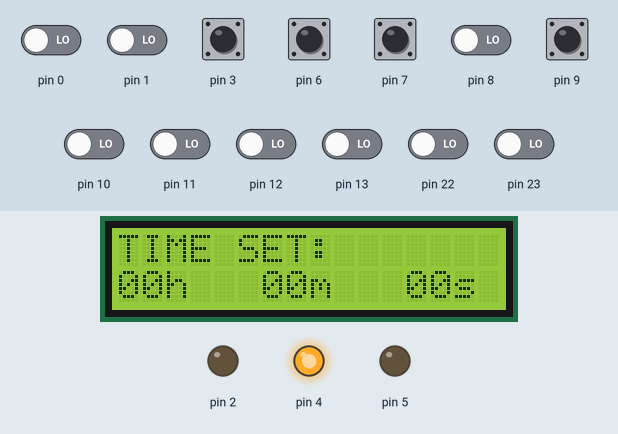
A sketch run on a simulated Arduino Uno, built with avr-gcc and run on an emulated ATmega328P. Shown: 16×2 character LCD, output pins drawn as LEDs (lit = HIGH). Dashed ring = blinking. The test bench sets the inputs (shaded band); at power-on: pin 3, pin 6, pin 7, pin 9 HIGH, pin 0, pin 1, pin 8, pin 10–13, pin 22, pin 23 LOW. Sleep ends after the set time or at an interrupt; EEPROM starts erased.

Above: at 1.9 s.
2.0 s: pin 7 pulled LOW for 0.15 s
At 3.2 s:
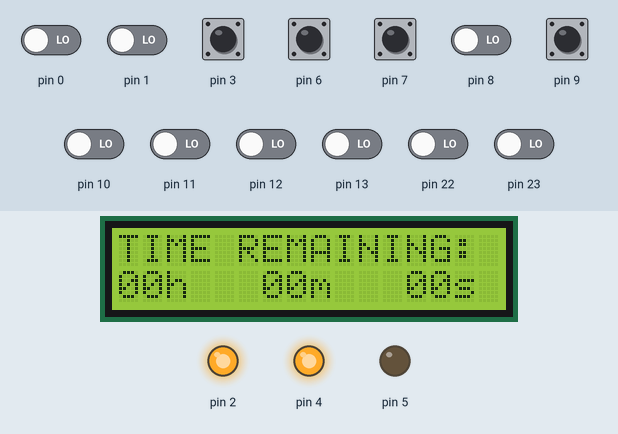
3.9 s: pin 6 pulled LOW for 1 s
At 4.59 s:
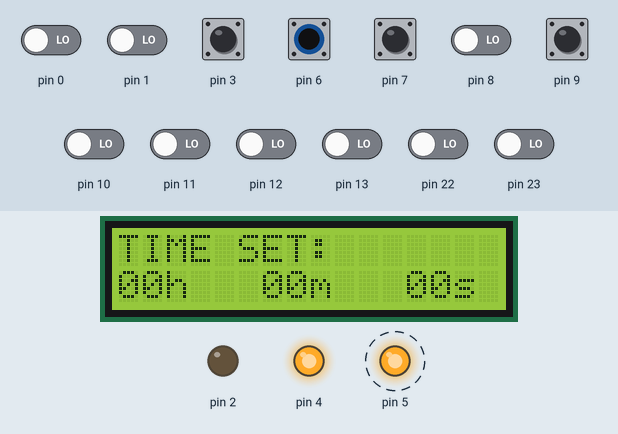
6.4 s: pin 9 pulled LOW for 1 s
At 7.6 s:
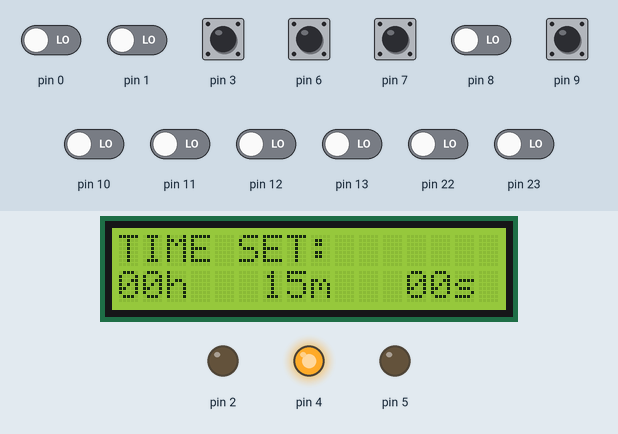
8.9 s: pin 7 pulled LOW for 1 s
At 9.06 s:
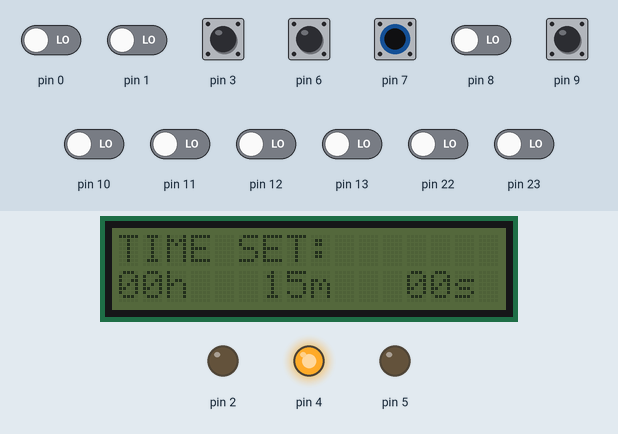
Timing chart, 0 to 11.9 s (numbered marks = the images above; inputs shaded):
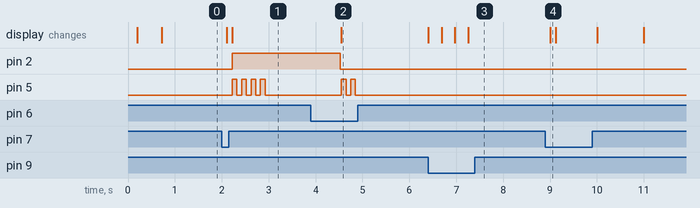

The sketch:

pyta.ino
```cpp
#include <EEPROM.h>
#include <Wire.h>
#include <LiquidCrystal_I2C.h>
#include "PinChangeInterrupt.h"

#define portOfPin(P)(((P)>=0&&(P)<8) ? &PORTD : (((P)>7&&(P)<14) ? &PORTB : &PORTC))
#define ddrOfPin(P)(((P)>=0&&(P)<8) ? &DDRD : (((P)>7&&(P)<14) ? &DDRB : &DDRC))
#define pinOfPin(P)(((P)>=0&&(P)<8) ? &PIND : (((P)>7&&(P)<14) ? &PINB : &PINC))
#define pinIndex(P)((uint8_t)(P>13 ? P-14 : P& 7))
#define pinMask(P)((uint8_t)(1<<pinIndex(P)))

#define pinAsInput(P) *(ddrOfPin(P))&=~pinMask(P)
#define pinAsInputPullUp(P) *(ddrOfPin(P))&=~pinMask(P); digitalHigh(P)
#define pinAsOutput(P) *(ddrOfPin(P))|=pinMask(P)
#define digitalLow(P) *(portOfPin(P))&=~pinMask(P)
#define digitalHigh(P) *(portOfPin(P))|=pinMask(P)
#define isHigh(P)((*(pinOfPin(P))& pinMask(P))>0)
#define isLow(P)((*(pinOfPin(P))& pinMask(P))==0)
#define digitalState(P)((uint8_t)isHigh(P))

#define T_START 1e3   // time (ms) to consider a button pressed
#define T_AJD 2.8e2   // time (ms) for each new step
#define T_OPEN 5e2    // time (ms) require to user to open the box
#define T_EEPROM 3e2  // time (s) before saving to eeprom
#define T_IDLE 45     // time (s) of idling before turning off display

#define OVERVAL 60    // overflow: negative value when time is higher
#define H_MAX 24      // time (h) in 1 day

//GPIO CONSTANTS

#define LOCKER 2
#define D_BACKLIGHT 4
#define G_LED 5
#define BUTTON_PLUS 9
#define BUTTON_MINUS 6
#define BUTTON_START 7
#define BUTTON_RESET 3

typedef struct Temps {
        uint8_t seconds;
        uint8_t minutes;
        uint8_t hours;
        uint8_t days;
} TEMPS;

LiquidCrystal_I2C lcd(0x27, 2, 1, 0, 4, 5, 6, 7, 3, POSITIVE);

uint8_t time_running = 0;
volatile uint32_t t_tmp = 0;
volatile int16_t sleep_eeprom = 240; //60 seconds before saving first time
volatile uint8_t i = 0;
volatile uint8_t idle_tmp;
char digits[2];

const TEMPS ZERO = {0, 0, 0, 0};
const TEMPS OUT = {0xff,0xff,0xff,0xff};
TEMPS prec = OUT;
TEMPS parsed = ZERO;


// INTERRPTIONS

ISR(TIMER1_COMPA_vect) {
        idle_tmp++;
        if (time_running != 1)
                return;
        if (--parsed.seconds > OVERVAL) {
                parsed.seconds = 59;
                if (--parsed.minutes > OVERVAL) {
                        parsed.minutes = 59;
                        if (--parsed.hours > H_MAX) {
                                parsed.hours = 23;
                                if (--parsed.days > 10) {
                                        time_running = 2;
                                        return;
                                }
                        }
                }
        }
        sleep_eeprom++;
}

void isrIdle(){
        digitalHigh(D_BACKLIGHT);
        idle_tmp=0;
}

// MAIN FUNCTIONS

void setup(){
        //SETTING INTERRUPT ON TIMER
        TCCR1A = 0x00;
        OCR1A = 15625;
        TIFR1 = TIFR1;
        //ENABLING INTERRUPT
        sei();
        TCNT1 = 0;
        TCCR1B = (1 << WGM12) | (1 << CS12) | (1 << CS10);
        TIMSK1 = (1 << OCIE1A);
        SMCR = (1 << SE);
        //INPUT/OUTPUT SETTINGS
        pinAsInputPullUp(BUTTON_PLUS);
        pinAsInputPullUp(BUTTON_MINUS);
        pinAsInputPullUp(BUTTON_START);
        pinAsInputPullUp(BUTTON_RESET);
        pinAsOutput(LOCKER);
        pinAsOutput(G_LED);
        pinAsOutput(D_BACKLIGHT);

        attachPinChangeInterrupt(digitalPinToPinChangeInterrupt(BUTTON_PLUS), isrIdle, FALLING);
        attachPinChangeInterrupt(digitalPinToPinChangeInterrupt(BUTTON_MINUS), isrIdle, FALLING);
        attachPinChangeInterrupt(digitalPinToPinChangeInterrupt(BUTTON_START), isrIdle, FALLING);
        attachPinChangeInterrupt(digitalPinToPinChangeInterrupt(BUTTON_RESET), isrIdle, FALLING);

        //LET'S START
        game_starting();

        //EEPROM CHECKING
        TEMPS t_tmp = OUT;
        if (((    t_tmp.minutes = EEPROM.read(0))!=0xff)
            ||  ((t_tmp.hours = EEPROM.read(1))!=0xff)
            ||  ((t_tmp.days = EEPROM.read(2))!=0xff)) {
                parsed = t_tmp;
                eeprom_fake();
                return;
        }
}

void loop() {
        while (!time_running) {
                // turning off display for power saving
                if (idle_tmp==T_IDLE)
                        digitalLow(D_BACKLIGHT);
                // showing each 15 seconds if alive with a led
                if (isLow(D_BACKLIGHT))
                        if (idle_tmp%15==10) {
                                digitalHigh(G_LED);
                                delay(5);
                                digitalLow(G_LED);
                        }
                // button management
                if (isLow(BUTTON_RESET)) {
                        parsed = ZERO;
                        display_update();
                        digitalHigh(LOCKER);
                        delay(T_OPEN);
                        digitalLow(LOCKER);
                }
                if (isLow(BUTTON_START)) {
                        t_tmp = millis();
                        while (isLow(BUTTON_START))
                                if (t_tmp - millis() > T_START) {
                                        start_counting();
                                        break;
                                }
                }
                if (isLow(BUTTON_PLUS))
                        button_manager(BUTTON_PLUS, time_add);
                if (isLow(BUTTON_MINUS))
                        button_manager(BUTTON_MINUS, time_sub);
        }
        //COUNTDOWN
        sei();
        SMCR = (1 << SE);
        asm ("sleep");
        if (time_running == 1) {
                if (idle_tmp==T_IDLE/3)
                        digitalLow(D_BACKLIGHT);
                display_update();
                if (sleep_eeprom == T_EEPROM) {
                        sleep_eeprom = 0;
                        EEPROM.write(0, parsed.minutes);
                        EEPROM.write(1, parsed.hours);
                        EEPROM.write(2, parsed.days);
                }
        }
        //AT THE END
        if (time_running == 2) end_locking();
}

void button_manager(uint8_t button, void (*func)(void)) {
        t_tmp = millis();
        uint32_t up = 4;
        (*func)();
        display_update();
        delay(T_AJD);
        while (isLow(button)) {
                for (i=0; i<(up/4); i++)
                        (*func)();
                up++;
                display_update();
                delay(T_AJD);
        }
}

// TIME UTILITIES

void time_add() {
        if (time_equiv(parsed,ZERO)) {
                parsed = {30,0,0,0};
                return;
        }
        if (time_equiv(parsed,{30,0,0,0}))
        {
                parsed = {0,5,0,0};
                return;
        }
        parsed.minutes += 5;
        if (parsed.minutes > OVERVAL) {
                parsed.hours++;
                parsed.minutes -= 60;
                if (parsed.hours > H_MAX) {
                        parsed.days++;
                        parsed.hours -= H_MAX;
                }
        }
        //EXTRA SECURITY
        if (parsed.hours >= H_MAX) {
                parsed = {59, 59, 23, 0};
                blink_led();
                return;
        }
        if (parsed.days >= 1) {
                parsed = {59, 59, 23, 0};
                blink_led();
                return;
        }
}

void time_sub()
{
        if (time_equiv({0,5,0,0},parsed)) {
                parsed = {30,0,0,0};
                return;
        }
        if (time_equiv({30,0,0,0},parsed)) {
                parsed=ZERO;
                return;
        }
        parsed.minutes -= 5;
        if (parsed.minutes > OVERVAL) {
                parsed.minutes += 60;
                if (--parsed.hours > H_MAX) {
                        parsed.hours += H_MAX;
                        if (--parsed.days > 7) {
                                parsed = ZERO;
                                blink_led();
                                return;
                        }
                }
        }
}

bool time_equiv(TEMPS t1, TEMPS t2)
{
        if ((t1.seconds == t2.seconds) &&
            (t1.minutes == t2.minutes) &&
            (t1.hours == t2.hours))
            return true;
        return false;
}

void display_update() {
        if (parsed.hours != prec.hours) {
                lcd.setCursor(0, 1);
                sprintf(digits, "%02d", parsed.hours);
                lcd.print(digits);
                prec.hours = parsed.hours;
        }
        if (parsed.minutes != prec.minutes) {
                lcd.setCursor(6, 1);
                sprintf(digits, "%02d", parsed.minutes);
                lcd.print(digits);
                prec.minutes = parsed.minutes;
        }
        if (parsed.seconds != prec.seconds) {
                lcd.setCursor(12, 1);
                sprintf(digits, "%02d", parsed.seconds);
                lcd.print(digits);
                prec.seconds = parsed.seconds;
        }
}


//USER INTERACTIONS

void game_starting()
{
        digitalHigh(D_BACKLIGHT);
        lcd.begin(16, 2);
        lcd.setCursor(0, 0);
        lcd.print("Wanna get free?");
        delay(100);
        lcd.setCursor(0, 1);
        lcd.print("Just be brave :)");
        delay(500);
        lcd.clear();
        lcd.setCursor(0, 0);
        lcd.print("TIME SET:");
        lcd.setCursor(0, 1);
        lcd.print("00h   00m   00s");
}

void eeprom_fake(){
        blink_led();
        lcd.clear();
        lcd.setCursor(0, 0);
        lcd.print("HEY");
        for (int i = 0; i < 3; i++) {
                lcd.print(".");
                delay(30);
        }
        delay(100);
        lcd.setCursor(0, 1);
        lcd.print("Some time left");
        delay(800);
        lcd.clear();
        lcd.setCursor(0, 0);
        lcd.print("RESET!!");
        delay(1000);
        sleep_eeprom = 0;
        lcd.setCursor(0, 1);
        lcd.print("00h   00m   00s");
        start_counting();
}

void start_counting()
{
        time_running = 1;
        lcd.backlight();
        delay(100);
        lcd.noBacklight();
        delay(100);
        lcd.backlight();
        lcd.setCursor(0, 0);
        lcd.print("TIME REMAINING:");
}

void blink_led() {
        digitalHigh(G_LED);
        delay(100);
        digitalLow(G_LED);
        delay(100);
        digitalHigh(G_LED);
        delay(100);
        digitalLow(G_LED);
        delay(100);
}

void end_locking() {
        extern volatile unsigned long timer0_millis, timer0_overflow_count;
        timer0_millis = timer0_overflow_count = 0;
        digitalHigh(D_BACKLIGHT);
        time_running = 0;
        EEPROM.write(0, 0xff);
        EEPROM.write(1, 0xff);
        EEPROM.write(2, 0xff);
        prec = OUT;
        digitalHigh(LOCKER);
        blink_led();
        blink_led();
        delay(1500);
        digitalLow(LOCKER);
        parsed = {0, 0, 0, 0};
        display_update();
        lcd.setCursor(0, 0);
        lcd.print("TIME SET:        ");
}
```

Measured:
- after the input at 2.0 s, pin 2: LOW → HIGH after 0.22 s; pin 5: alternates HIGH for 0.10 s and LOW for 0.10 s, 8 changes in all, then stays LOW, starting after 0.22 s; the display: first changes after 0.10 s (image 1 shows a later state)
- after the input at 3.9 s, pin 5: alternates HIGH for 0.10 s and LOW for 0.10 s, 4 changes in all, then stays LOW, starting after 0.65 s
- after the input at 6.4 s, the display: first changes at once (image 3 shows a later state)
- after the input at 8.9 s, the display: changes after 0.10 s (image 4)
